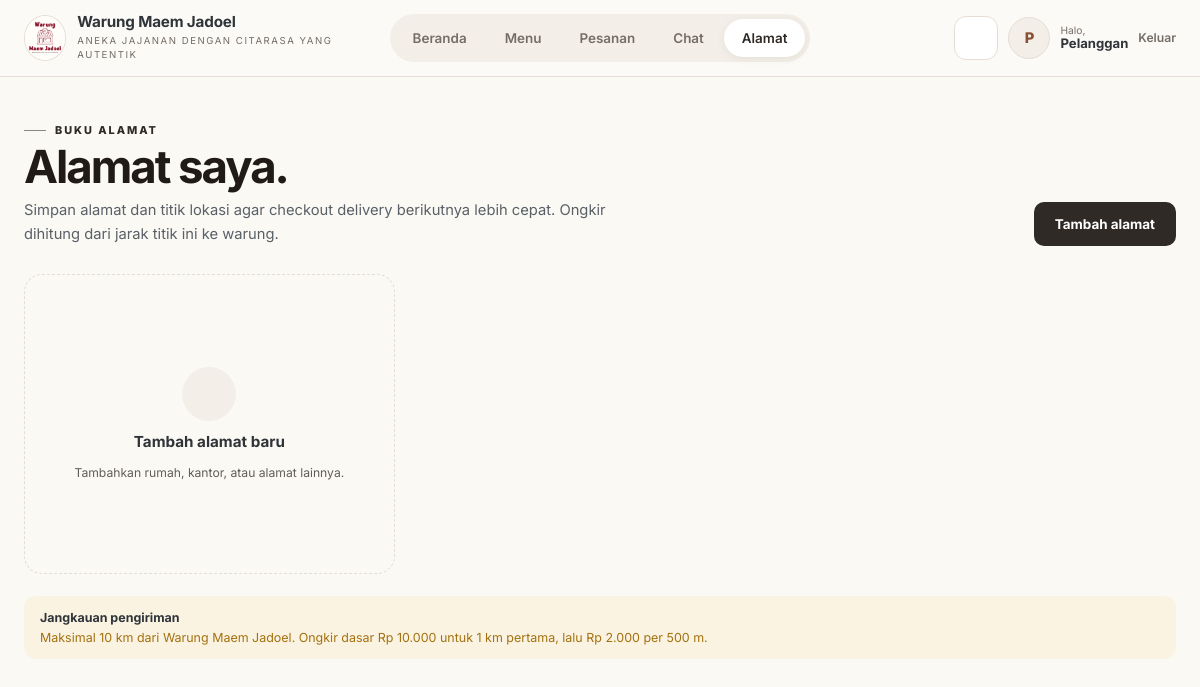
The page /index.php?r=customer/address (signed in) on the database its author committed.
### tables this page shows
CREATE TABLE pengaturan_toko (
  id BIGINT UNSIGNED NOT NULL PRIMARY KEY,
  nama_toko VARCHAR(120) NOT NULL DEFAULT 'Warung Maem Jadoel',
  alamat VARCHAR(255) NULL,
  latitude DECIMAL(10,7) NOT NULL DEFAULT -6.4024840,
  longitude DECIMAL(10,7) NOT NULL DEFAULT 106.7942430,
  ongkir_dasar DECIMAL(12,2) NOT NULL DEFAULT 10000.00,
  jarak_dasar_km DECIMAL(5,2) NOT NULL DEFAULT 1.00,
  tarif_per_500m DECIMAL(12,2) NOT NULL DEFAULT 2000.00,
  batas_jarak_km DECIMAL(5,2) NOT NULL DEFAULT 10.00,
  jam_buka VARCHAR(60) NULL DEFAULT '10.00 - 22.00',
  catatan VARCHAR(255) NULL,
  updated_at TIMESTAMP NOT NULL DEFAULT CURRENT_TIMESTAMP ON UPDATE CURRENT_TIMESTAMP
);

### controller/CustomerController.php (called while the page is built, shortened)
<?php
class CustomerController {
    public function address(): void {
        $settings = (new ShippingModel())->settings();
        require BASE_PATH.'/view/customer/address.php';
    }
}

### config/database.php (called while the page is built, shortened)
<?php
require_once __DIR__ . '/config.php';
final class Database
{
    private static ?PDO $pdo = null;
    public static function connection(): PDO
    {
        if (self::$pdo instanceof PDO) {
            return self::$pdo;
        }
        $host = trim((string) env('DB_HOST', ''));
        $name = trim((string) env('DB_NAME', ''));
        $user = trim((string) env('DB_USER', ''));
        $pass = (string) env('DB_PASS', '');
        $port = (int) env('DB_PORT', 3306);
        $dsn = sprintf(
            'mysql:host=%s;port=%d;dbname=%s;charset=utf8mb4',
            $host,
            $port,
            $name
        );
        try {
            self::$pdo = new PDO($dsn, $user, $pass, [
                PDO::ATTR_ERRMODE => PDO::ERRMODE_EXCEPTION,
                PDO::ATTR_DEFAULT_FETCH_MODE => PDO::FETCH_ASSOC,
                PDO::ATTR_EMULATE_PREPARES => false,
                PDO::ATTR_STRINGIFY_FETCHES => false,
                PDO::ATTR_PERSISTENT => false,
                PDO::ATTR_TIMEOUT => 8,
            ]);
        } catch (PDOException $e) {
            error_log('[Database] Koneksi gagal ke ' . $host . ': ' . $e->getMessage());
            throw new RuntimeException(
                'Koneksi ke database gagal. Periksa DB_HOST, DB_PORT, DB_NAME, DB_USER, dan DB_PASS pada file .env. Pastikan database sudah dibuat dan server database aktif.',
                0,
                $e
            );
        }
        return self::$pdo;
    }
}

### model/BaseModel.php (called while the page is built, shortened)
<?php
class BaseModel {
    public function __construct() {
        $this->db = Database::connection();
    }
}

### model/ShippingModel.php (called while the page is built, shortened)
<?php
class ShippingModel extends BaseModel {
    public function settings(): array {
        $row = $this->db->query("SELECT * FROM pengaturan_toko WHERE id=1 LIMIT 1")->fetch();
        return $row;
    }
}

### config/config.php (called while the page is built, shortened)
<?php
function e(?string $value): string {
    return htmlspecialchars($value ?? '',
    ENT_QUOTES,
    'UTF-8');
}
function rupiah(float|int|string|null $value): string {
    return 'Rp '.number_format((float)$value,
    0,
    ',',
    '.');
}

### view/customer/address.php (the view, shortened to what this page needs)
<?php $title = 'Alamat Saya';
require BASE_PATH.'/view/partials/header.php';
?>
<div class="ec-page">
  <div class="ec-page-head">
    <div>
      <span class="ec-eyebrow">Buku alamat</span>
      <h1>Alamat saya.</h1>
      <p>Simpan alamat dan titik lokasi agar checkout delivery berikutnya lebih cepat. Ongkir dihitung dari jarak titik ini ke warung.</p>
    </div>
    <button class="ec-btn ec-btn-dark" type="button" data-address-open data-address-mode="new"><?= icon('plus') ?> Tambah alamat</button>
  </div>
  <div class="ec-address-grid">
    <button class="ec-address-add" type="button" data-address-open data-address-mode="new">
      <span class="ec-address-add-icon"><?= icon('plus') ?></span>
      <strong>Tambah alamat baru</strong>
      <small>Tambahkan rumah, kantor, atau alamat lainnya.</small>
    </button>
  </div>
  <div class="ec-chat-info" style="margin-top:22px">
    <div><strong>Jangkauan pengiriman</strong>Maksimal <?=e(rtrim(rtrim(number_format((float)($settings['batas_jarak_km'] ?? 10),
2,
'.',
''),
'0'),
'.'))?> km dari <?=e($settings['nama_toko'] ?? 'warung')?>. Ongkir dasar <?=rupiah($settings['ongkir_dasar'] ?? 10000)?> untuk <?=e(rtrim(rtrim(number_format((float)($settings['jarak_dasar_km'] ?? 1),
2,
'.',
''),
'0'),
'.'))?> km pertama, lalu <?=rupiah($settings['tarif_per_500m'] ?? 2000)?> per 500 m.</div>
  </div>
</div>
<?php require BASE_PATH.'/view/partials/footer.php';
?>

### public/assets/css/foundation.css (style rules this page uses)
:root { --c-ink: #2f2a26; --c-ink-strong: #171411; --c-muted: #756d66; --c-paper: #fbfaf7; --c-surface: #f3efe8; --c-accent: #8a4f32; --c-accent-dark: #603724; --c-line: #e5ddd3; --c-white: #fff; --c-success: #4c6250; --c-success-bg: #e9f0ea; --c-danger: #a33a2e; --c-danger-bg: #f9e9e6; --c-warning: #a3710f; --c-warning-bg: #faf3e2; --font-sans: "Inter",system-ui,-apple-system,"Segoe UI",sans-serif; --font-display: "Inter",system-ui,-apple-system,"Segoe UI",sans-serif; --fs-xs: .72rem; --fs-sm: .82rem; --fs-md: .94rem; --fs-base: 15px; --fs-lg: 1.1rem; --radius-sm: 8px; --radius-md: 14px; --radius-lg: 18px; --shadow-sm: 0 2px 8px rgba(55,38,25,.05); --shadow: 0 10px 30px rgba(55,38,25,.06); --shadow-hover: 0 14px 34px rgba(55,38,25,.10); --sp-1: .25rem; --sp-2: .5rem; --sp-3: 1rem; --sp-4: 1.5rem; --sp-5: 3rem; --gutter: 1.5rem; --z-modal: 1055; --z-backdrop: 1050; }
html { -webkit-text-size-adjust: 100%; font-size: 16px; }
body { font-family: var(--font-sans); font-size: var(--fs-base); line-height: 1.55; color: var(--c-ink); background: var(--c-white); margin: 0; }
h1,h2,h3,h4,h5,h6 { font-family: var(--font-display); font-weight: 700; line-height: 1.15; letter-spacing: -.015em; color: var(--c-ink); margin: 0 0 .5em; }
h1 { font-size: 2.5rem; }
p { margin: 0 0 1rem; }
strong,b { font-weight: 700; }
small,.small { font-size: var(--fs-sm); }
input,select,textarea,button { font-family: inherit; font-size: inherit; line-height: inherit; }
*,*::before,*::after { box-sizing: border-box; }

### public/assets/css/ecommerce.css (style rules this page uses)
.ec-page { width: min(1320px, calc(100% - 48px)); margin: 0 auto; padding: 38px 0 90px; }
.ec-page-head { display: flex; justify-content: space-between; align-items: flex-end; gap: 20px; flex-wrap: wrap; margin-bottom: 28px; }
.ec-page-head h1 { font-family: var(--font-display); font-size: clamp(2rem, 3.8vw, 3.5rem); line-height: .98; letter-spacing: -.045em; margin: 6px 0 10px; color: var(--c-ink); }
.ec-page-head p { margin: 0; color: var(--c-muted); max-width: 620px; font-size: .92rem; line-height: 1.6; }
.ec-eyebrow { display: inline-flex; align-items: center; gap: 9px; font-size: .68rem; font-weight: 800; letter-spacing: .18em; text-transform: uppercase; color: var(--c-ink); }
.ec-eyebrow::before { content: ""; width: 22px; height: 1px; background: var(--c-ink); opacity: .55; }
.ec-btn { display: inline-flex; align-items: center; justify-content: center; gap: 8px; min-height: 44px; padding: 0 20px; border-radius: 10px; font-size: .84rem; font-weight: 700; border: 1px solid transparent; cursor: pointer; transition: background .18s ease, color .18s ease, border-color .18s ease, transform .18s ease; }
.ec-btn-dark { background: var(--c-ink); color: #fff; }
.ec-address-grid { display: grid; grid-template-columns: repeat(auto-fill, minmax(300px, 1fr)); gap: 20px; }
.ec-address-add { min-height: 300px; border: 1.5px dashed var(--c-line); border-radius: 18px; background: transparent; display: flex; flex-direction: column; align-items: center; justify-content: center; gap: 10px; text-align: center; color: var(--c-muted); padding: 24px; transition: border-color .18s ease, background .18s ease; }
.ec-address-add span.ec-address-add-icon { width: 54px; height: 54px; border-radius: 50%; background: var(--c-surface); display: grid; place-items: center; color: var(--c-accent); }
.ec-address-add strong { color: var(--c-ink); font-size: .95rem; }
.ec-address-add small { font-size: .76rem; }
.ec-chat-info { display: flex; align-items: center; gap: 10px; margin: 0 0 20px; background: var(--c-warning-bg); color: var(--c-warning); border-radius: 12px; padding: 12px 16px; font-size: .78rem; line-height: 1.55; }
.ec-chat-info strong { display: block; color: var(--c-warning); }

### public/assets/css/revision.css (style rules this page uses)
body, button, input, select, textarea, .btn, .form-control, .form-select, .table, .badge, .alert, .admin-nav-item, .ec-nav-link, .ec-btn, .ops-primary-btn, .ops-ghost-btn, .ops-delete-btn { font-family: var(--font-sans) !important; }
body h1, body h2, body h3, body h4, body h5, body h6, .page-title, .section-title, .ec-menu-title, .ec-page-head h1, .customer-simple-shell h1, .profile-heading-row h1, .points-card > strong, .admin-brand-link strong, .admin-modal-head h2 { font-family: var(--font-display) !important; }
html { scroll-padding-top: 96px; }

### rows shown on the page
pengaturan_toko: batas_jarak_km "10", nama_toko "Warung Maem Jadoel", ongkir_dasar "Rp 10.000", jarak_dasar_km "1", tarif_per_500m "Rp 2.000"

### other values the page prints
$customerInitial "P"
$customerFirstName ?: 'Pelanggan' "Pelanggan"
